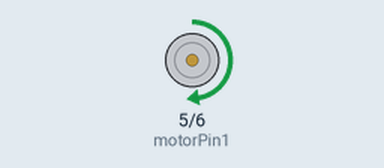
Bench run of a sketch on a simulated Arduino Uno, built with avr-gcc and run on an emulated ATmega328P. On the bench: motor-driver pin pairs drawn as motors (green arrow = first pin HIGH = forward, orange = second pin HIGH = backward, longer = more drive).

Above: at 2.5 s.
At 7.5 s:
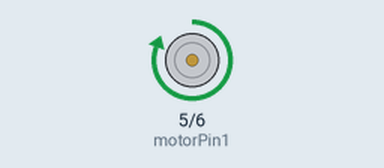
Timing chart, 0 to 13.0 s (numbered marks = the images above):
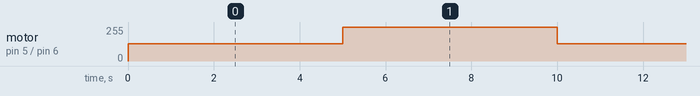

Measured:
- by itself, motor on pin 5 (motorPin1) / pin 6 (motorPin2): alternates forward 255/255 for 5.0 s and forward 128/255 for 5.0 s

The sketch:

motor-speed.ino
```cpp
//L293D
//Motor A
const int motorPin1  = 5;  // Pin 14 of L293
const int motorPin2  = 6;  // Pin 10 of L293
//Motor B
// const int motorPin3  = 10; // Pin  7 of L293
// const int motorPin4  = 9;  // Pin  2 of L293

//This will run only one time.
void setup(){

    //Set pins as outputs
    pinMode(motorPin1, OUTPUT);
    pinMode(motorPin2, OUTPUT);
    digitalWrite(motorPin1, HIGH);
    digitalWrite(motorPin2, LOW);
    // pinMode(motorPin3, OUTPUT);
    // pinMode(motorPin4, OUTPUT);
//    digitalWrite(motorPin1, HIGH);
//    digitalWrite(motorPin2, LOW);
//    analogWrite(motorPin1, 255);
//    delay(5000);
//    //Motor Control - Motor A: motorPin1,motorpin2 & Motor B: motorpin3,motorpin4
//
//    //This code  will turn Motor A clockwise for 2 sec.
//
//    // digitalWrite(motorPin3, LOW);
//    // digitalWrite(motorPin4, LOW);
//    //This code will turn Motor A counter-clockwise for 2 sec.
//    digitalWrite(motorPin1, LOW);
//    digitalWrite(motorPin2, HIGH);
//    analogWrite(motorPin1, 128);
//    // digitalWrite(motorPin3, LOW);
//    // digitalWrite(motorPin4, LOW);
//    delay(5000);
//
//    //This code will turn Motor B clockwise for 2 sec.
//    digitalWrite(motorPin1, LOW);
//    digitalWrite(motorPin2, LOW);
//    // digitalWrite(motorPin3, HIGH);
//    // digitalWrite(motorPin4, LOW);
//    delay(5000);
//    //This code will turn Motor B counter-clockwise for 2 sec.
//    digitalWrite(motorPin1, LOW);
//    digitalWrite(motorPin2, HIGH);
//    analogWrite(motorPin1, 128);
//    // digitalWrite(motorPin3, LOW);
//    // digitalWrite(motorPin4, HIGH);
//    delay(5000);
//
//    //And this code will stop motors
//    digitalWrite(motorPin1, LOW);
//    digitalWrite(motorPin2, LOW);
//    // digitalWrite(motorPin3, LOW);
//    // digitalWrite(motorPin4, LOW);

}


void loop(){
  analogWrite(motorPin1, 128);
  delay(5000);
  digitalWrite(motorPin1, HIGH);
  digitalWrite(motorPin2, LOW);
  analogWrite(motorPin1, 255);
  delay(5000);
}
```
